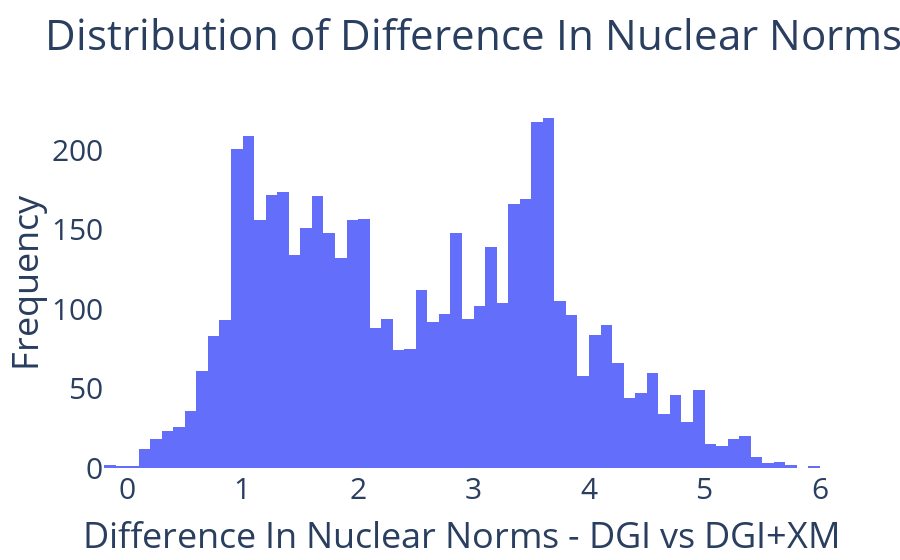

The code cell stored with this chart in its notebook:
### Code cell
diff = np.array(norm_og) - np.array(norm_plus)
fig = go.Figure()
fig.add_trace(go.Histogram(x = diff))
fig.update_layout(title_text = 'Distribution of Difference In Nuclear Norms - DGI vs DGI+XM', 
                  xaxis_title_text = 'Difference In Nuclear Norms - DGI vs DGI+XM', 
                  yaxis_title_text = 'Frequency', 
                  plot_bgcolor = 'white', 
                  paper_bgcolor = 'white', 
                  font = dict(size = 30))
fig.show()

### Figure 1 — Plotly figure (JSON) as saved in the notebook; plotly's stock layout.template omitted (floating-point values rounded to 4 significant figures; data arrays with more than 128 entries replaced by an {"elided": "..."} marker saying what was removed)
{"data": [{"type": "histogram", "x": {"elided": "5201 float values"}}], "layout": {"font": {"size": 30}, "paper_bgcolor": "white", "plot_bgcolor": "white", "title": {"text": "Distribution of Difference In Nuclear Norms - DGI vs DGI+XM"}, "xaxis": {"title": {"text": "Difference In Nuclear Norms - DGI vs DGI+XM"}}, "yaxis": {"title": {"text": "Frequency"}}}}
